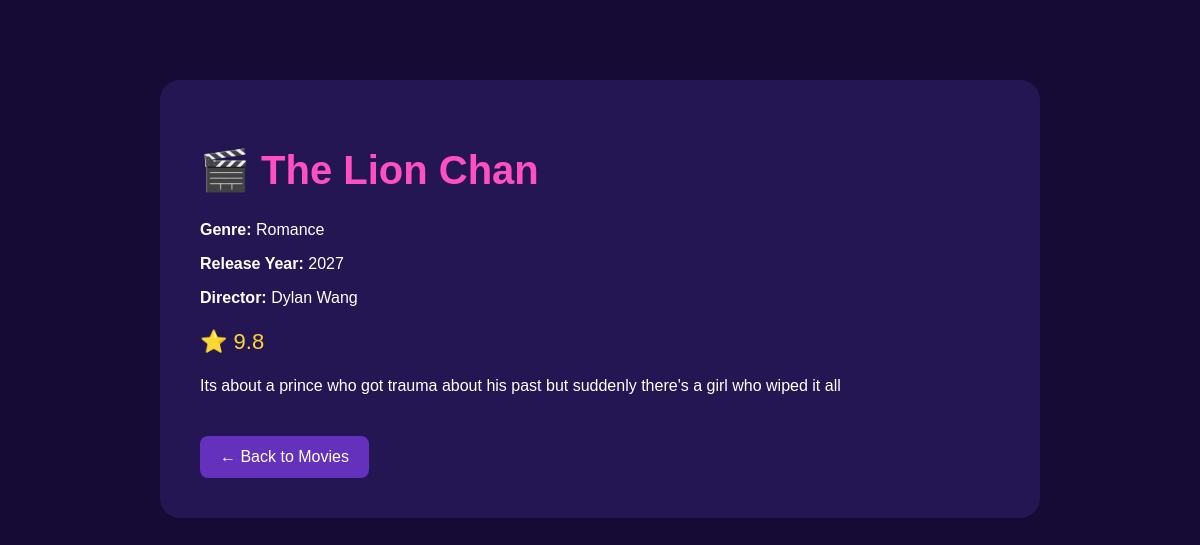
The app's page /movie/2/ with its own data.
### Migallen_app/models.py (models this page shows, shortened)
class Movie(models.Model):
    title = models.CharField(max_length=200)
    genre = models.CharField(max_length=100)
    release_year = models.IntegerField()
    director = models.CharField(max_length=150)
    rating = models.DecimalField(max_digits=3, decimal_places=1)
    description = models.TextField(blank=True, default='')

### Migallen_app/views.py (the view)
# urls.py: path('movie/<int:movie_id>/', views.movie_detail, name='movie_detail'),
def movie_detail(request, movie_id):
    movie = get_object_or_404(Movie, id=movie_id)
    return render(request, 'InvApp/movie_detail.html', {'movie': movie})

### Migallen_app/templates/InvApp/movie_detail.html (shortened to what this page needs)
<!DOCTYPE html>
<html>
<head>
</head>
<body>
<div class="container">
    <h1>🎬 {{ movie.title }}</h1>
    <p><strong>Genre:</strong> {{ movie.genre }}</p>
    <p><strong>Release Year:</strong> {{ movie.release_year }}</p>
    <p><strong>Director:</strong> {{ movie.director }}</p>
    <p class="rating">
        ⭐ {{ movie.rating }}
    </p>
    <p>
        {{ movie.description }}
    </p>
    <a href="/movies/" class="back">
        ← Back to Movies
    </a>
</div>
</body>
</html>

### Migallen_app/templates/InvApp/movie_detail.html (style rules this page uses)
body { margin: 0; background: #160b35; color: white; font-family: Arial; }
.container { width: 80%; max-width: 800px; margin: 80px auto; background: #241653; padding: 40px; border-radius: 20px; }
h1 { color: #ff4fc3; font-size: 40px; }
.rating { color: #ffd43b; font-size: 22px; }
.back { display: inline-block; margin-top: 25px; background: #6331bb; color: white; padding: 12px 20px; text-decoration: none; border-radius: 8px; }

### records on screen
Movie: title "The Lion Chan", genre "Romance", release_year "2027", director "Dylan Wang", rating "9.8", description "Its about a prince who got trauma about his past but suddenly there's a girl who wiped it all"
